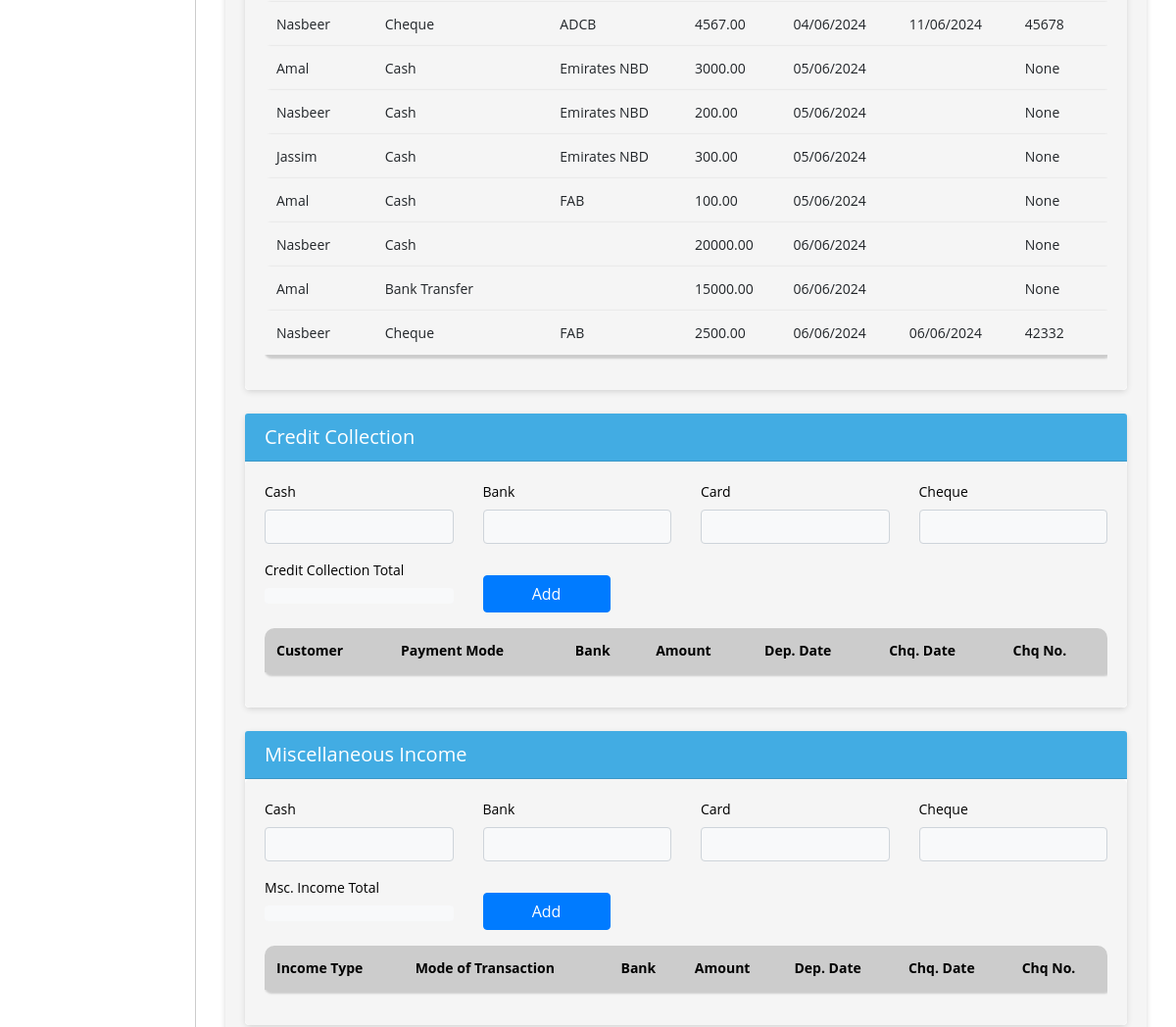
The app's page /bank-sales/ (signed in, middle part), older data.
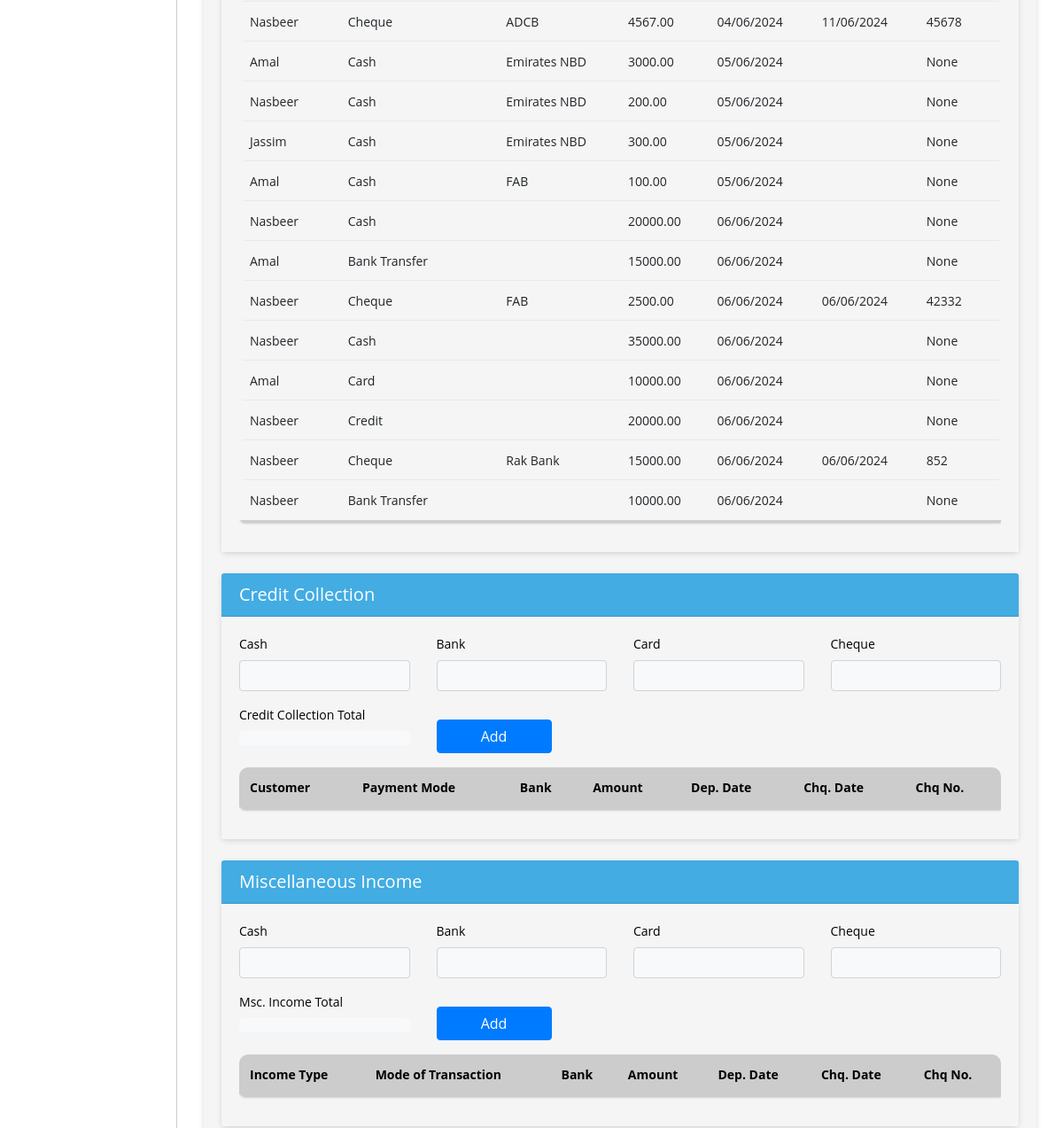
The same page, newer data.
### biztrackapp/models.py (models this page shows, shortened)
class BankSales(models.Model):
    customer = models.ForeignKey(Customer, on_delete=models.CASCADE)
    daily_summary_id = models.CharField(max_length=100, null=True, blank=True)
    mode_of_transaction = models.ForeignKey(TransactionMode, on_delete=models.CASCADE)
    amount = models.DecimalField(max_digits=10, decimal_places=2)
    bank = models.ForeignKey(Bank, on_delete=models.CASCADE, null=True, blank=True)
    cheque_date = models.DateField(null=True, blank=True)
    cheque_no = models.CharField(max_length=255,null=True, blank=True)
    business_profile = models.CharField(max_length=255, null=True)
    created_on = models.DateTimeField(auto_now_add=True)
    updated_on = models.DateTimeField(auto_now=True)

class Customer(models.Model):
    name = models.CharField(max_length=255)
    business_profile = models.CharField(max_length=255, null=True)
    outstanding = models.DecimalField(max_digits=10, decimal_places=2)
    location = models.CharField(max_length=255)
    status = models.BooleanField(default=True)  # BooleanField to represent True or False
    created_on = models.DateTimeField(auto_now_add=True, null=True)

class TransactionMode(models.Model):
    CHOICES = [
        ('card', 'Card'),
        ('cash', 'Cash'),
        ('bank transfer', 'Bank Transfer'),
        ('cheque', 'Cheque'),
        ('credit', 'Credit'),
    ]
    name = models.CharField(max_length=255,choices=CHOICES)
    business_profile = models.CharField(max_length=255, null=True)
    status = models.BooleanField(default=False)
    created_on = models.DateTimeField(auto_now_add=True, null=True)

class Bank(models.Model):
    name = models.CharField(max_length=255, choices=BANK_CHOICES)
    account_number = models.CharField(max_length=50)
    opening_balance = models.DecimalField(max_digits=10, decimal_places=2)
    business_profile = models.CharField(max_length=255, null=True)
    status = models.BooleanField(default=False)
    created_on = models.DateTimeField(auto_now_add=True, null=True)
    update_on = models.DateTimeField(auto_now=True, null=True)

### biztrackapp/views.py (the view)
# urls.py: path('bank-sales/', list_bank_sales, name='list_bank_sales'),
def list_bank_sales(request):
    shop_admin = get_object_or_404(ShopAdmin, user=request.user)
    shop = shop_admin.shop
    business_profile = get_object_or_404(BusinessProfile, name=shop.name)
    bank_sales = BankSales.objects.filter(business_profile=business_profile.id)
    return render(request, 'create_daily_summary.html', {'bank_sales': bank_sales})

### biztrackapp/templates/create_daily_summary.html (shortened to what this page needs)
{% extends 'base.html' %}
{% block content %}
<div class="container ">
    <div class="card  ">
          <form method="post"  enctype="multipart/form-data" class="form" id="daily_summary_form">
        <div class="card-body ">
            <div class="card">
                <div class="card-body bg-white br-5">
                    <div class="table-responsive">
                    <table  class="table table-bordered table-striped "  id="tablebanksale" >
                        <tbody>
                            {% for sale in bank_sales %}
                            <tr>
                                <td>{{ sale.customer.name }}</td>
                                <td class="text-capitalize">{{ sale.mode_of_transaction.name }}</td>
                                <td>{{ sale.bank.name }}</td>
                                <td>{{ sale.amount }}</td>
                                <td>{{ sale.created_on|date:"d/m/Y" }}</td>
                                <td>{{ sale.cheque_date|date:"d/m/Y" }}</td>
                                <td>{{ sale.cheque_no }}</td>
                            </tr>
                            {% endfor %}
                        </tbody>
                    </table>
                </div>
                </div>
            </div>
            <div class="card  mt-4">
                <div class="card-header text-white">
                    <h5 class="text-left mb-0">Credit Collection</h5>
                </div>
                <div class="card-body bg-white  br-5">
                    <div class="row ">
                        <div class="col-md-3">
                            <label>Cash</label>
                            <input type="number" name="cash_collection" required class="form-control bg-light" id="id_cash_collection" tabindex="1" value="{{ credit_sale_total_cash_sale }}">
                        </div>
                        <div class="col-md-3">
                            <label>Bank </label>
                            <input type="number" name="bank_collection" required class="form-control bg-light" id="id_bank_collection" tabindex="2" value="{{ credit_sale_total_bank_sale }}" >
                        </div>
                        <div class="col-md-3">
                            <label>Card </label>
                            <input type="number" name="card_collection" required class="form-control bg-light" id="id_card_collection" tabindex="3" value="{{ credit_sale_total_card_sale }}">
                        </div>
                        <div class="col-md-3">
                            <label>Cheque</label>
                            <input type="number" name="cheque_collection" required class="form-control bg-light" id="id_cheque_collection" tabindex="4" value="{{ credit_sale_total_cheque_sale }}">
                        </div>
                    </div>
                    <div class="row mb-3 mt-2">
                        <div class="col-md-3">
                            <label>Credit Collection Total</label>
                            <div class="bg-light p-2 rounded">{{total_credit_sale_amount}}</div>
                        </div>
                        <div class="col-md-3 d-flex align-items-end">
                            <button type="button" class="btn btn-primary mt-3" data-toggle="modal" data-target="#creditCollectionModal">Add </button>
                        </div>
                    </div>
                    <div class="table-responsive">
                    <table id="tablecreditcollection"  class="table table-bordered table-striped nowrap"  style="width: 100%;">
                        <thead class="thead-light" style="border-color:transparent !important;">
                            <tr>
                                <th>Customer</th>
                                <th>Payment Mode</th>
                                <th>Bank</th>
                                <th>Amount</th>
                                <th>Dep. Date</th>
                                <th>Chq. Date</th>
                                <th>Chq No.</th>
                            </tr>
                        </thead>
                    </table>
                </div>
                </div>
            </div>
            <div class="card  mt-4">
                <div class="card-header text-white">
                    <h5 class="text-left mb-0">Miscellaneous Income</h5>
                </div>
                <div class="card-body bg-white  br-5">
                    <div class="row ">
                        <div class="col-md-3">
                            <label>Cash </label>
                            <input type="number" name="cash_msc_income" required class="form-control bg-light" id="id_cash_msc_income" tabindex="1" value="{{ mis_income_total_cash }}">
                        </div>
                        <div class="col-md-3">
                            <label>Bank </label>
                            <input type="number" name="bank_msc_income" required class="form-control bg-light" id="id_bank_msc_income" tabindex="2" value="{{ mis_income_total_bank }}" >
                        </div>
                        <div class="col-md-3">
                            <label>Card </label>
                            <input type="number" name="card_msc_income" required class="form-control bg-light" id="id_card_msc_income" tabindex="3" value="{{ mis_income_total_card }}">
                        </div>
                        <div class="col-md-3">
                            <label>Cheque </label>
                            <input type="number" name="cheque_msc_income" required class="form-control bg-light" id="id_cheque_msc_income" tabindex="4" value="{{ mis_income_total_cheque }}">
                        </div>
                    </div>
                    <div class="row mb-3 mt-2">
                        <div class="col-md-3">
                            <label>Msc. Income Total</label>
                            <div class="bg-light p-2 rounded">{{total_mis_income_amount}}</div>
                        </div>
                        <div class="col-md-3 d-flex align-items-end">
                            <button type="button" class="btn btn-primary mt-3" data-toggle="modal" data-target="#miscIncomeModal">Add</button>
                        </div>
                    </div>
                    <div class="table-responsive">
                    <table id="tablemscincome"  class="table table-bordered table-striped nowrap"  style="width: 100%;">
                        <thead class="thead-light" style="border-color: transparent !important;">
                            <tr>
                                <th>Income Type</th>
                                <th>Mode of Transaction</th>
                                <th>Bank</th>
                                <th>Amount</th>
                                <th>Dep. Date</th>
                                <th>Chq. Date</th>
                                <th>Chq No.</th>
                            </tr>
                        </thead>
                    </table>
                    </div>
                </div>
            </div>
        </div>
    </form>
    </div>
</div>
{% endblock %}

### biztrackapp/templates/base.html (shortened to what this page needs)
{% load static %}
<!DOCTYPE html>
<html lang="en">
<head>
    <link rel="stylesheet" href="https://stackpath.bootstrapcdn.com/bootstrap/4.3.1/css/bootstrap.min.css">
    <link href="https://templates.hibootstrap.com/farol/assets/css/style.css" rel="stylesheet">
    <link rel="stylesheet" href="https://use.fontawesome.com/releases/v5.8.2/css/all.css">
    <link rel="stylesheet" type="text/css" href="https://cdn.jsdelivr.net/npm/daterangepicker/daterangepicker.css" />
<link href="https://cdnjs.cloudflare.com/ajax/libs/awesomplete/1.1.5/awesomplete.min.css" rel="stylesheet">
<link rel="stylesheet" href="https://cdn.datatables.net/2.0.2/css/dataTables.bootstrap5.css">
<link rel="stylesheet" href="https://cdn.datatables.net/responsive/3.0.0/css/responsive.bootstrap5.css">
<link rel="stylesheet" type="text/css" href="https://cdn.datatables.net/buttons/2.2.2/css/buttons.bootstrap5.min.css">
<link href="https://cdn.jsdelivr.net/npm/select2@4.1.0-rc.0/dist/css/select2.min.css" rel="stylesheet" />
</head>
<body>
<div id="sidebar">
</div>
<div id="content">
    {% block content %}{% endblock %}
</div>
</body>
</html>

### biztrackapp/templates/base.html (style rules this page uses)
.btn { min-width: 130px !important; }
.form-control { height:35px !important; padding: 5px 20px !important; }
.table-bordered>:not(caption)>* { border-width: 0px !important; box-shadow: 2px 2px 2px 2px #ccc; border-radius:5px; }
body, p, h1, h2, h3, h4, h5, h6, a, li, label, input, div, span, small { font-family: "Open Sans", sans-serif !important; }
button:focus, button { outline: none !important; border: none; }
body, p, a, li, li>a { font-size:14px !important; }
body { padding-top: 56px; background-color: #ffffff !important; }
table thead th { vertical-align: bottom; border-bottom: 2px solid #dee2e6; background-color: #42ace3 !important; color: #fff !important; }
tbody { border-bottom: 0px !important; background-color: #f5f5f5 !important; }
#sidebar { height: 100%; width: 200px; position: fixed; top: 0; left: 0; background-color: #fff; padding-top: 36px; border-right:1px solid #ccc; }
.form-control { line-height: 1.25 !important; }
table { border:1px !important; }
#content { margin-left: 200px; padding: 15px; }
div>.table-responsive, table, table>thead { border-radius: 10px !important; }
.card { border:0px !important; margin-top:15px; margin-bottom:15px; box-shadow: 0px 2px 6px -1px #ccc; }
.card-body { background-color: #f5f5f5 !important; }
.card-header { background-color: #42ace3 !important; color:#fff !important; }
.card-header>a, .card-header>h5 { color:#fff !important; }
.btn-primary { --bs-btn-color: #fff; --bs-btn-bg: #3280cc; --bs-btn-border-color: #3280cc; --bs-btn-hover-color: #000; --bs-btn-hover-bg: #1d5c96; --bs-btn-hover-border-color: #3280cc; --bs-btn-focus-shadow-rgb: 0, 155, 132; --bs-btn-active-color: #000; --bs-btn-active-bg: #33c5af; --bs-btn-active-border-color: #3280cc; --bs-btn-active-shadow: inset 0 3px 5px rgba(0, 0, 0, 0.125); --bs-btn-disabled-color: #000; --bs-btn-disabled-bg: #3280cc; --bs-btn-disabled-border-color: #3280cc; }
input, select { width: 100%; padding: 0.375rem 0.75rem; margin-bottom: 0.5rem; font-size: 1rem; line-height: 1.5; color: #495057; background-color: #fff; background-clip: padding-box; border: 1px solid #ced4da; border-radius: 0.25rem; transition: border-color 0.15s ease-in-out, box-shadow 0.15s ease-in-out; }

### biztrackapp/templates/create_daily_summary.html (style rules this page uses)
table thead th { vertical-align: bottom; border-bottom: 2px solid #dee2e6; background-color: #ccc !important; color: #000 !important; }
.bg-white { color:#000 !important; }
.br-5 { border-radius: 5px !important; }

Row changes from the older to the newer data that the page shows:
added BankSales: customer.name "Nasbeer", mode_of_transaction.name "Cash", amount "35000.00", created_on "06/06/2024", cheque_no "None"
added BankSales: customer.name "Amal", mode_of_transaction.name "Card", amount "10000.00", created_on "06/06/2024", cheque_no "None"
added BankSales: customer.name "Nasbeer", mode_of_transaction.name "Credit", amount "20000.00", created_on "06/06/2024", cheque_no "None"
added BankSales: customer.name "Nasbeer", mode_of_transaction.name "Cheque", bank.name "Rak Bank", amount "15000.00", created_on "06/06/2024", cheque_date "06/06/2024", cheque_no "852"
added BankSales: customer.name "Nasbeer", mode_of_transaction.name "Bank Transfer", amount "10000.00", created_on "06/06/2024", cheque_no "None"
